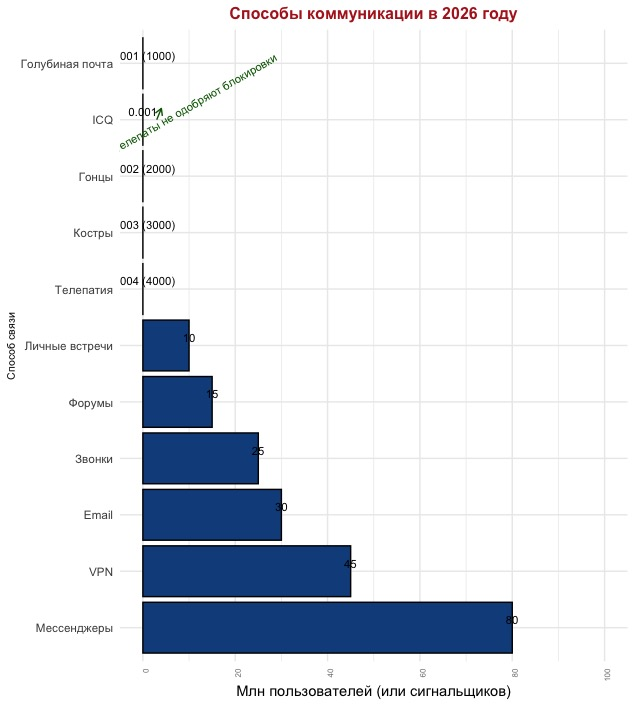

The script that drew this image:
# загрузка всех имеющихся библиотек:-)
library(purrr)
library(ggplot2)
library(dplyr)
library(tidyr)
library(lubridate)
library(forcats)
library(readr)
library(stringr)
library(tibble)
library(psych) 
library(skimr)
library(plotly)
library(leaflet)
library(DT)
library(rdracor)
library(tinythemes)
library(stringi)
library(udpipe)
library(wordcloud2)
library(stopwords)

# создаем вымышленные данные о способах коммуникации в 2026 году
data <- data.frame(
  method = c("Мессенджеры", "VPN", "Email", "Звонки", "Форумы", "Личные встречи",
             "Голубиная почта", "Гонцы", "Костры", "Телепатия","ICQ"),
  users_millions = c(80, 45, 30, 25, 15, 10, 0.001, 0.002, 0.003, 0.004, 0.001)
)
# отрисовываем график
bad_plot <- ggplot(data, aes(x = reorder(method, -users_millions), y = users_millions)) +
  geom_bar(stat = "identity", fill = "dodgerblue4", color = "black") +
  theme_minimal() +
  labs(
    title = "Способы коммуникации в 2026 году",
    x = "Способ связи",
    y = "Млн пользователей (или сигнальщиков)"
  ) +
  theme(
    axis.text.x = element_text(angle = 90, hjust = 1, size = 6, color = "grey50"),
    axis.title.y = element_text(size = 8),
    plot.title = element_text(hjust = 0.5, size = 12, face = "bold", color = "firebrick"),
    legend.position = "none"
  ) +
  scale_y_continuous(breaks = seq(0, 100, by = 20), limits = c(0, 100)) +
  geom_text(aes(label = ifelse(method %in% c("Голубиная почта", "Гонцы", "Костры", "Телепатия"),
                               paste0(users_millions, " (", round(users_millions*1e6), ")"),
                               users_millions)),
            vjust = -0.5, size = 3) +
  annotate("text", x = 7, y = 5,
           label = "P.S. Голуби                                                             Телепаты не одобряют блокировки",
           color = "darkgreen",size = 3, angle = 30) +
  annotate("segment", x = 7, xend = 10.2, y = 3, yend = 4,
           arrow = arrow(length = unit(0.2, "cm")), color = "darkgreen") +
  coord_flip()

View(bad_plot)
